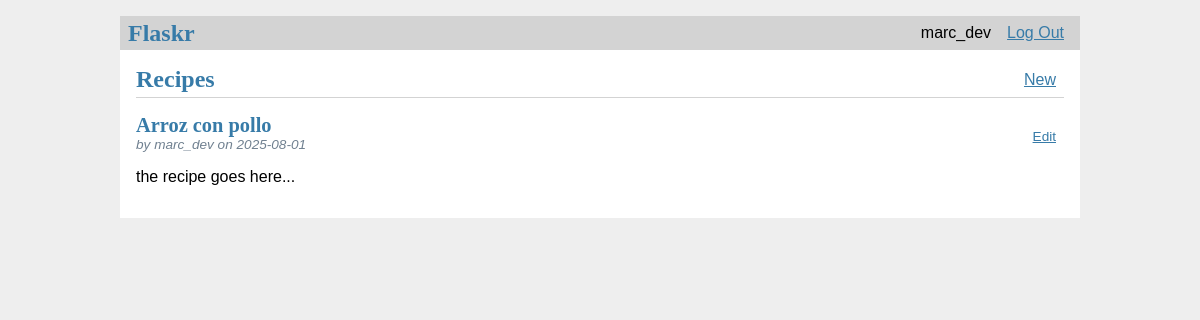
Screenshot of / (signed in) with the database file from the repository.
### tables this page shows
CREATE TABLE user (
  id INTEGER PRIMARY KEY AUTOINCREMENT,
  username TEXT UNIQUE NOT NULL,
  password TEXT NOT NULL
);

CREATE TABLE recipe (
  id INTEGER PRIMARY KEY AUTOINCREMENT,
  author_id INTEGER NOT NULL,
  created TIMESTAMP NOT NULL DEFAULT CURRENT_TIMESTAMP,
  title TEXT NOT NULL,
  description TEXT NOT NULL,
  FOREIGN KEY (author_id) REFERENCES user (id)
);

### recipes/recipe.py (the view)
@bp.route('/')
def index():
    db = get_db()
    recipes = db.execute(
        'SELECT p.id, title, description, created, author_id, username'
        ' FROM recipe p JOIN user u ON p.author_id = u.id'
        ' ORDER BY created DESC'
    ).fetchall()
    return render_template('recipe/index.html', recipes=recipes)

### recipes/auth.py (called while the page is built)
@bp.before_app_request
def load_logged_in_user():
    user_id = session.get('user_id')
    if user_id is None:
        g.user = None
    else:
        g.user = get_db().execute(
            'SELECT * FROM user WHERE id = ?', (user_id,)
        ).fetchone()

### recipes/db.py (called while the page is built)
def get_db():
    if 'db' not in g:
        g.db = sqlite3.connect(
            current_app.config['DATABASE'],
            detect_types=sqlite3.PARSE_DECLTYPES
        )
        g.db.row_factory = sqlite3.Row
    return g.db

### recipes/templates/recipe/index.html (shortened to what this page needs)
{% extends 'base.html' %} {% block header %}
<h1>{% block title %}Recipes{% endblock %}</h1>
{% if g.user %}
<a class="action" href="{{ url_for('recipe.create') }}">New</a>
{% endif %} {% endblock %} {% block content %} {% for recipe in recipes %}
<article class="post">
  <header>
    <div>
      <h1>{{ recipe['title'] }}</h1>
      <div class="about">
        by {{ recipe['username'] }} on {{ recipe['created'].strftime('%Y-%m-%d')
        }}
      </div>
    </div>
    {% if g.user['id'] == recipe['author_id'] %}
    <a class="action" href="{{ url_for('recipe.update', id=recipe['id']) }}"
      >Edit</a
    >
    {% endif %}
  </header>
  <p class="body">{{ recipe['description'] }}</p>
</article>
 {% endfor %} {% endblock %}

### recipes/templates/base.html (shortened to what this page needs)
<!DOCTYPE html>
<link rel="stylesheet" href="{{ url_for('static', filename='style.css') }}" />
<nav>
  <h1>Flaskr</h1>
  <ul>
    {% if g.user %}
    <li><span>{{ g.user['username'] }}</span></li>
    <li><a href="{{ url_for('auth.logout') }}">Log Out</a> {% else %}</li>
    <li><a href="{{ url_for('auth.register') }}">Register</a></li>
    <li>
      <a href="{{ url_for('auth.login') }}">Log In</a>
      {% endif %}
    </li>
  </ul>
</nav>
<section class="content">
  <header>{% block header %}{% endblock %}</header>
   {% block content %}{% endblock %}
</section>

### recipes/static/style.css (style rules this page uses)
h1 { font-family: serif; color: #377ba8; margin: 1rem 0; }
a { color: #377ba8; }
nav { background: lightgray; display: flex; align-items: center; padding: 0 0.5rem; }
nav h1 { flex: auto; margin: 0; }
nav ul { display: flex; list-style: none; margin: 0; padding: 0; }
nav ul li a, nav ul li span, header .action { display: block; padding: 0.5rem; }
.content { padding: 0 1rem 1rem; }
.content > header { border-bottom: 1px solid lightgray; display: flex; align-items: flex-end; }
.content > header h1 { flex: auto; margin: 1rem 0 0.25rem 0; }
.post > header { display: flex; align-items: flex-end; font-size: 0.85em; }
.post > header > div:first-of-type { flex: auto; }
.post > header h1 { font-size: 1.5em; margin-bottom: 0; }
.post .about { color: slategray; font-style: italic; }
.post .body { white-space: pre-line; }
.content:last-child { margin-bottom: 0; }

### rows the page displays
user: user.username "marc_dev"
recipe: title "Arroz con pollo", username "marc_dev", created "2025-08-01", description "the recipe goes here..."
